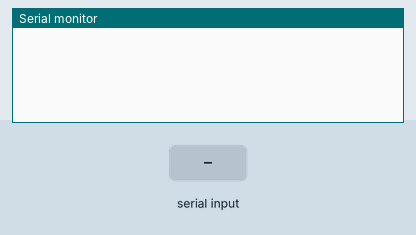
The sketch below on a simulated Arduino Leonardo, built with avr-gcc and run on an emulated ATmega32U4. On the bench: the last lines printed to the serial monitor. Inputs (shaded band) come from the test bench. USB keyboard and mouse output is not drawn.

Above: at 1.2 s.
1.3 s: "<90,45,200>" received over the second serial link
At 2.3 s:
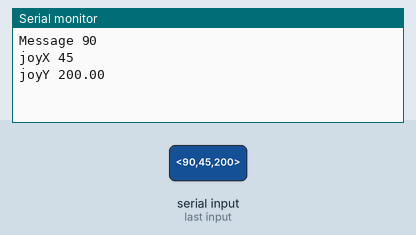
2.8 s: "<30,150,10>" received over the second serial link
At 3.4 s:
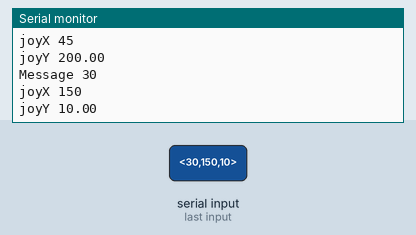

Measured:
- after the input at 1.3 s, the serial monitor: prints a new line at once (image 1)
- after the input at 2.8 s, the serial monitor: prints a new line at once (image 2)

The sketch:

Small_Serial_23.ino
```cpp
#include <HID-Project.h>
#include <HID-Settings.h>

#include "HID-Project.h"
#include "HID.h"

const byte numChars = 30;
char receivedChars[numChars];
char tempChars[numChars];

//variables to hold data
char bigMess[numChars] = {0};
int joyX = 0;
float joyY = 0.0;


int joyXReal = 0;
float joyYReal = 0.0;


boolean newData = false;


void setup() {

//begins reading in from big chip serial bus
  Serial1.begin(115200);
//begins writing to serial
  Serial.begin(115200);
//start the gamepad
  Gamepad.begin();


}

void loop() {


   recvWithStartEndMarkers();
    if (newData == true) {
    strcpy (tempChars, receivedChars);
    parseData();
    showParsedData(); //used for troubleshooting only
    gameControl();
    newData = false;

      }

}


//this function handles reading in all the values from big guy
void recvWithStartEndMarkers() {
  static boolean recvInProgress = false;
  static byte ndx = 0;
  char startMarker = '<';
  char endMarker = '>';
  char rc;

    while (Serial1.available() > 0 && newData == false) {
    rc = Serial1.read();

    if (recvInProgress == true) {
      if (rc != endMarker) {
        receivedChars[ndx] = rc;
        ndx++;
        if (ndx >= numChars) {
          ndx = numChars - 1;
        }
      }
      else {
        receivedChars[ndx] = '\0'; // terminate the string
        recvInProgress = false;
        ndx = 0;
        newData = true;
      }
    }

    else if (rc == startMarker) {
      recvInProgress = true;
    }
  }
}


//this function takes the values from big guy and seperates them into characters and ints
void parseData() {


   char * strtokIndx; // this is used by strtok() as an index

   strtokIndx = strtok(tempChars,",");      // get the first part - the string
   strcpy(bigMess,strtokIndx); // copy it to bigMess

    strtokIndx = strtok(NULL, ","); // this continues where the previous call left off
    joyX = atoi(strtokIndx);     // convert this part to an integer
//    if (joyX < 0 || joyX > 1023){
//      joyX = 512;
//    }
    strtokIndx = strtok(NULL, ","); // this continues where the previous call left off
    joyY = atof(strtokIndx);     // convert this part to an integer
//    if (joyY <0.0 || joyY > 1023.0){
//      joyY = 512.0;
//    }
}

//used as a test to show that the data is actually being broken up properly
void showParsedData() {
    Serial.print("Message ");
    Serial.println(bigMess);
    Serial.print("joyX ");
    Serial.println(joyX);
    Serial.print("joyY ");
    Serial.println(joyY);

}


//this functions writes all the values taken in to the actual gamepad
void gameControl() {
//maps the joystick values to be read by the gamepad

  joyXReal = map(joyX, 0, 1023, 32767, -32767);

  joyYReal = map(joyY, 0.0, 1023.0, 32767.0, -32767.0);


  //Serial.println(joyXReal);
  //Serial.println(joyYReal);
  Gamepad.xAxis(joyXReal);
  Gamepad.yAxis(joyYReal);

//handles all of the characters being passed in
  char c = bigMess[0];
  if(c >= 'a' && c < 'b') {
  Gamepad.press(1);
  }
  if (c >= 'b' && c < 'c') {
  Gamepad.release(1);
  }

  c = bigMess[1];
  if(c >= 'c' && c < 'd') {
  Gamepad.press(2);
  }
  if (c >= 'd' && c < 'e') {
  Gamepad.release(2);
  }

  c = bigMess[2];
  if(c >= 'e' && c < 'f') {
  Gamepad.press(3);
  }
  if (c >= 'f' && c < 'g') {
  Gamepad.release(3);
  }

    c = bigMess[3];
  if(c >= 'g' && c < 'h') {
  Gamepad.press(4);
  }
  if (c >= 'h' && c < 'i') {
  Gamepad.release(4);
  }

    c = bigMess[4];
  if(c >= 'i' && c < 'j') {
  Gamepad.press(5);
  }
  if (c >= 'j' && c < 'k') {
  Gamepad.release(5);
  }

    c = bigMess[5];
  if(c >= 'k' && c < 'l') {
  Gamepad.press(6);
  }
  if (c >= 'l' && c < 'm') {
  Gamepad.release(6);
  }

    c = bigMess[6];
  if(c >= 'm' && c < 'n') {
  Gamepad.press(7);
  }
  if (c >= 'n' && c < 'o') {
  Gamepad.release(7);
  }

    c = bigMess[7];
  if(c >= 'o' && c < 'p') {
  Gamepad.press(8);
  }
  if (c >= 'p' && c < 'q') {
  Gamepad.release(8);
  }

    c = bigMess[8];
  if(c >= 'q' && c < 'r') {
  Gamepad.press(9);
  }
  if (c >= 'r' && c < 's') {
  Gamepad.release(9);
  }

    c = bigMess[9];
  if(c >= 's' && c < 't') {
  Gamepad.press(10);
  }
  if (c >= 't' && c < 'u') {
  Gamepad.release(10);
  }

    c = bigMess[10];
  if(c >= 'u' && c < 'v') {
  Gamepad.press(11);
  }
  if (c >= 'v' && c < 'w') {
  Gamepad.release(11);
  }

    c = bigMess[11];
  if(c >= 'w' && c < 'x') {
  Gamepad.press(12);
  }
  if (c >= 'x' && c < 'y') {
  Gamepad.release(12);
  }

    c = bigMess[12];
  if(c >= 'y' && c < 'z') {
  Gamepad.press(13);
  }
  if (c >= 'z' && c < '{') {
  Gamepad.release(13);
  }

    c = bigMess[13];
  if(c >= 'A' && c < 'B') {
  Gamepad.press(14);
  }
  if (c >= 'B' && c < 'C') {
  Gamepad.release(14);
  }

    c = bigMess[14];
  if(c >= 'C' && c < 'D') {
  Gamepad.press(15);
  }
  if (c >= 'D' && c < 'E') {
  Gamepad.release(15);
  }

    c = bigMess[15];
  if(c >= 'E' && c < 'F') {
  Gamepad.press(16);
  }
  if (c >= 'F' && c < 'G') {
  Gamepad.release(16);
  }

    c = bigMess[16];
  if(c >= 'G' && c < 'H') {
  Gamepad.press(17);
  }
  if (c >= 'H' && c < 'I') {
  Gamepad.release(17);
  }

    c = bigMess[17];
  if(c >= 'I' && c < 'J') {
  Gamepad.press(18);
  }
  if (c >= 'J' && c < 'K') {
  Gamepad.release(18);
  }

      c = bigMess[18];
  if(c >= 'K' && c < 'L') {
  Gamepad.press(19);
  }
  if (c >= 'L' && c < 'M') {
  Gamepad.release(19);
  }

      c = bigMess[19];
  if(c >= 'M' && c < 'N') {
  Gamepad.press(20);
  }
  if (c >= 'N' && c < 'O') {
  Gamepad.release(20);
  }

      c = bigMess[20];
  if(c >= 'O' && c < 'P') {
  Gamepad.press(21);
  }
  if (c >= 'P' && c < 'Q') {
  Gamepad.release(21);
  }


//writes all values to the gamepad
    Gamepad.write();
  }
```
